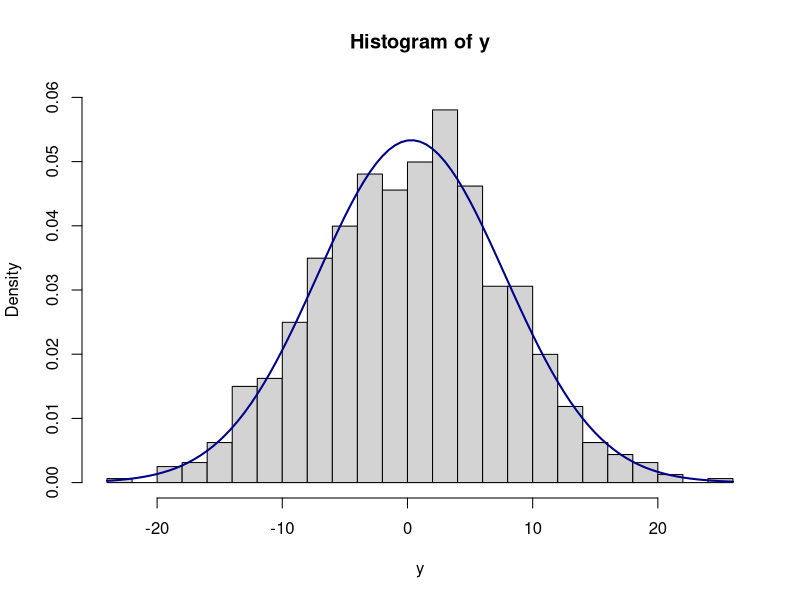

Reproduce this figure in R.
xseq<-seq(-4,4,.01)
 y<-2*xseq + rnorm(length(xseq),0,5.5)

# does't work 
hist(y, prob=TRUE, ylim=c(0,.06), breaks=20)
curve(dnorm(x, mean(y), sd(y)), add=TRUE, col="darkblue", lwd=2)
